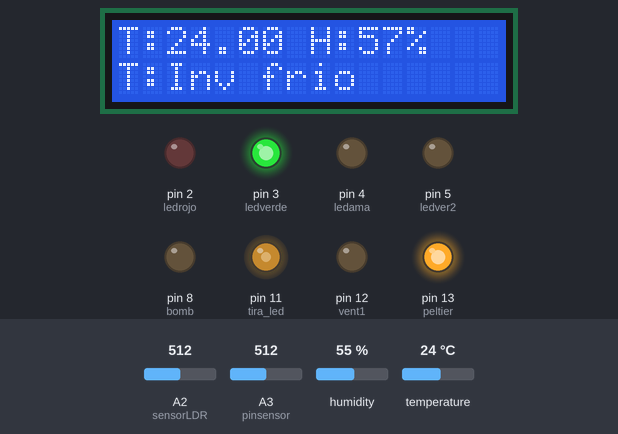
This sketch was run on a simulated Arduino Uno, built with avr-gcc and run on an emulated ATmega328P. On the bench: 16×2 character LCD, output pins drawn as LEDs (lit = HIGH). Dashed ring = blinking. The test bench sets the inputs (shaded band); at power-on: temperature 24 °C, A3 (pinsensor) = 512, A2 (sensorLDR) = 512, humidity 55 %. What the sketch prints to the serial monitor is not drawn.

Above: at 2.7 s.
2.8 s: temperature set to 26.2 °C
At 4.7 s:
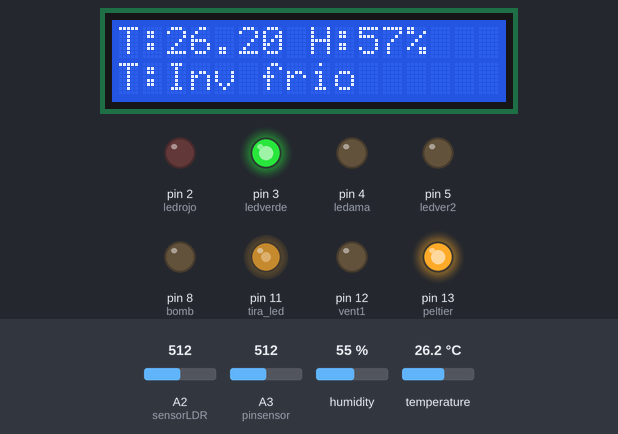
5.6 s: temperature set to 27.4 °C
At 6.5 s:
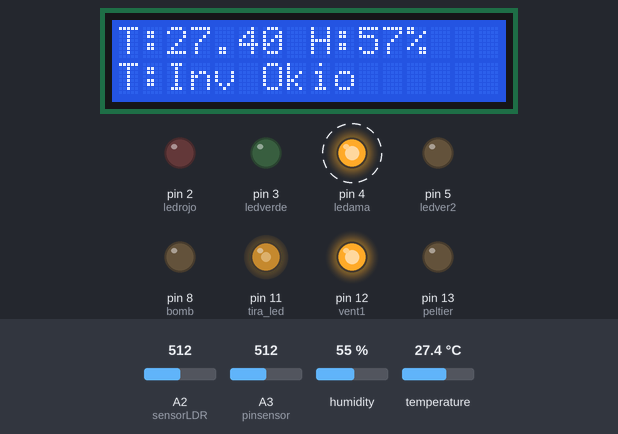
8.4 s: A3 (pinsensor) set to 568
At 10.3 s:
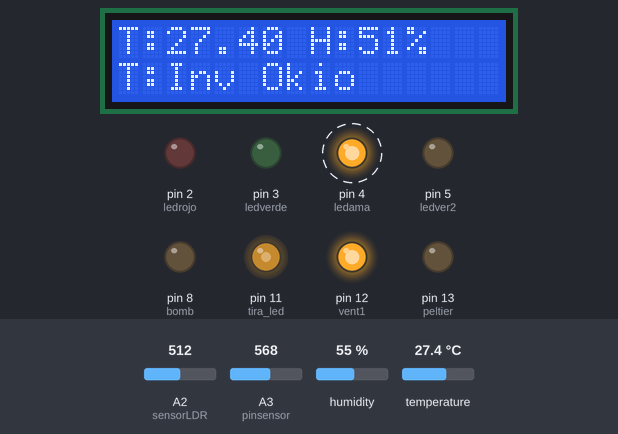
11.4 s: A3 (pinsensor) set to 597
At 12.2 s:
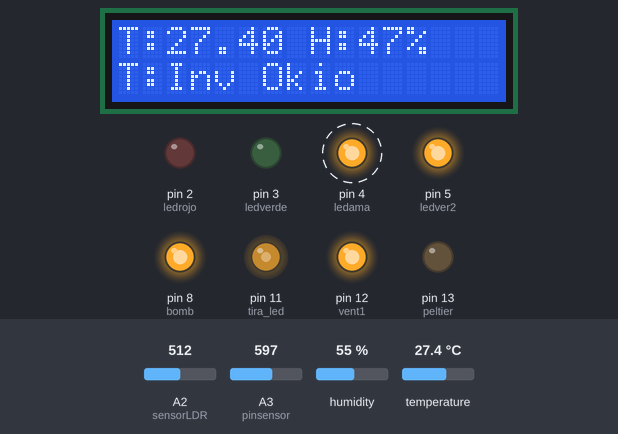
14.2 s: temperature set to 31.7 °C
At 17.0 s:
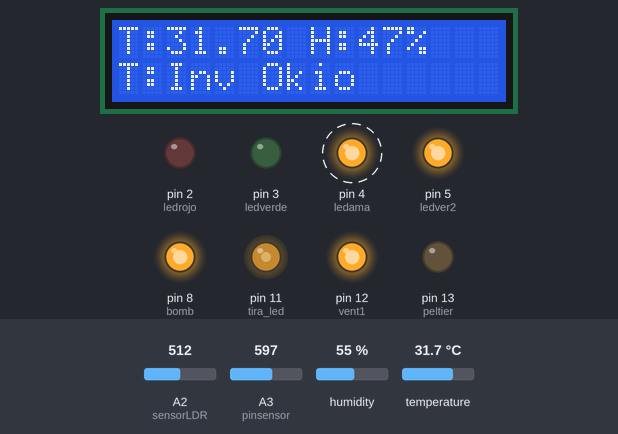
17.6 s: temperature set to 32.6 °C
At 19.3 s:
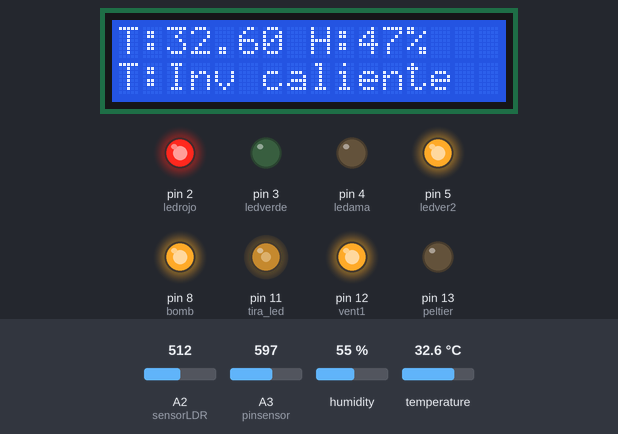
Timing chart, 0 to 21.4 s (numbered marks = the images above; inputs shaded):
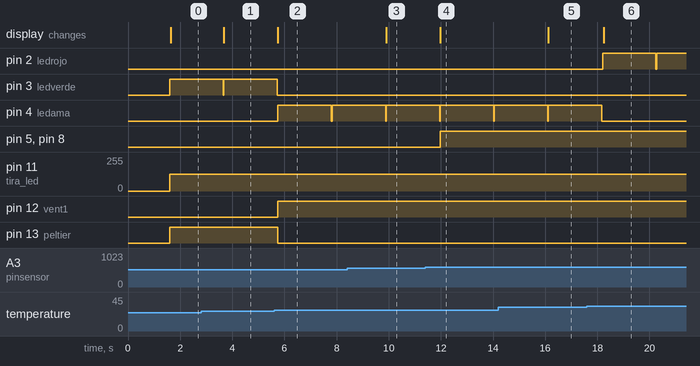

The sketch:

invernadero_bien_mio_final.ino
```cpp
#include <Wire.h>
#include <DHT.h>
#include <LiquidCrystal_I2C.h>
#define DHTTYPE DHT22   // DHT 22  (AM2302), AM2321
LiquidCrystal_I2C lcd(0x27,16,2); //indico que la pantalla tiene 2 lineas y cada una 16 caracteres
int pinsensor = A3; //Higrometro
int h;
float t;
int valor_map;
const int DHTPin = 7;
int lecturatemp = 0;
int ledrojo=2;
int ledverde=3;
int ledama=4;
int ledver2=5;
int bomb=8;
int peltier=13;
int vent1=12;
int tira_led=11;
int sensorLDR=A2;
int valor_sensorLDR;
int valormap_luz;

// genero el objeto DHT(el sensor) para poder tomar los datos de temperatura y humedad
DHT dht(DHTPin, DHTTYPE);
void setup(){
     Serial.begin(9600);
     dht.begin();//Iniciar el sensor dht
     pinMode(ledrojo,OUTPUT);
     pinMode(ledama,OUTPUT);
     pinMode(ledver2,OUTPUT);
     pinMode(ledverde,OUTPUT);
     pinMode(vent1, OUTPUT);
     pinMode(bomb,OUTPUT);
     pinMode(peltier,OUTPUT);
     pinMode(tira_led,OUTPUT);
     // inicializo la pantalla LCD
     lcd.init();
     // Prendo la luz de la pantalla LCD
     lcd.backlight();
     lcd.setCursor(0,0);
     lcd.print("C.P.D.E.G");
     delay(1500);
}

void loop(){
  //TEMPERATURA
  lcd.setCursor(0,0);
  t =dht.readTemperature();//en la variable t guardo la temperatura del ambiente
  Serial.print("Temperatura Ambiente: ");
  Serial.println(t);
  digitalWrite(ledverde, LOW);
  digitalWrite(ledrojo, LOW);
  digitalWrite(ledama,LOW);
  //temperatura
  lcd.print("T:");
  lcd.print(t);
  //humedad
  lcd.print(" H:");
  h=analogRead(pinsensor);
  valor_map=map(h,1023,135,0,100);
  lcd.print(valor_map);
  Serial.print("Humedad en Tierra: ");
  Serial.println(valor_map);
  lcd.print("%");
  lcd.setCursor(0,1);
  //muestra en la pantalla un mensaje dependiendo la temperatura que detecta el DHT22
     if (t < 27){
        lcd.print("T:Inv frio");
        digitalWrite(ledverde, HIGH);
        digitalWrite(peltier, HIGH);
        digitalWrite(vent1, LOW);
       }
     if (t >=27&&t<=32){
        lcd.print("T:Inv Ok");
        digitalWrite(ledama, HIGH);
        digitalWrite(peltier, LOW);
        digitalWrite(vent1, LOW);
   }
   if (t >32){
      lcd.print("T:Inv caliente");
      digitalWrite(ledrojo, HIGH);
      digitalWrite(peltier, LOW);
      digitalWrite(vent1, HIGH);
   }
  //prende o apaga la bomba dependiendo de la humedad detectada por el higrometro
  if (valor_map < 50){
    digitalWrite(bomb, HIGH);
    digitalWrite(ledver2, HIGH);
    Serial.println("Bomba Activada");
  }
  if (valor_map >= 50){
    digitalWrite(bomb, LOW);
    digitalWrite(ledver2, LOW);
    Serial.println("Bomba Desactivada");
  }

//peltier
t =dht.readTemperature();//en la variable t guardo la temperatura del ambiente
//prende la celda de peltier y apaga ventilador si es que la temperatura es menor a 27
     if (t < 27){
        digitalWrite(peltier, HIGH);
        digitalWrite(vent1, LOW);
        Serial.print("Calentando Invernadero");
     } else {
        //apaga la celda de peltier y prende ventilador si es que la temperatura es menor a 27
        digitalWrite(peltier, LOW);
        digitalWrite(vent1, HIGH);
        Serial.print("Enfriando el Invernadero");
     }
//LDR
valor_sensorLDR=analogRead(sensorLDR);
valormap_luz=map(valor_sensorLDR, 0,1023,0,255);
analogWrite(tira_led,valormap_luz);
Serial.print("Nivel Artificial de Iluminación");
Serial.println(valormap_luz);
delay(2000);
}
```

Measured:
- the behaviour switches between 26.9 and 27 °C on temperature (found by bisection; images 1 and 2)
- the behaviour switches between 579 and 580 on A3 (pinsensor) (found by bisection; images 3 and 4)
- the behaviour switches between 32 and 32.1 °C on temperature (found by bisection; images 5 and 6)
- after the input at 2.8 s, the display: changes after 0.88 s (image 1)
- after the input at 5.6 s, pin 3 (ledverde): goes on until 5.7 s, then stays LOW; pin 4 (ledama): LOW → HIGH after 0.15 s, → LOW 2.1 s later, → HIGH 0.02 s later; pin 12 (vent1): LOW → HIGH after 0.15 s; pin 13 (peltier): HIGH → LOW after 0.15 s; the display: changes after 0.15 s (image 2)
- after the input at 8.4 s, the display: changes after 1.5 s (image 3)
- after the input at 11.4 s, pin 5 (ledver2), pin 8 (bomb): LOW → HIGH after 0.58 s; the display: changes after 0.58 s (image 4)
- after the input at 14.2 s, the display: changes after 1.9 s (image 5)
- after the input at 17.6 s, pin 2 (ledrojo): LOW → HIGH after 0.60 s, → LOW 2.0 s later, → HIGH 0.03 s later; pin 4 (ledama): goes on until 18.2 s, then stays LOW; the display: changes after 0.64 s (image 6)
